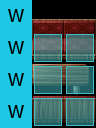

A level layout from a 2D game, rendered from its tile map. Below: a short description, then the map file with tile-grid data replaced by summaries:
An orthogonal 3x4 tile map with 32x32 px tiles, 3 tile layers (statics, constraints, collision), 6 tilesets.

<map version="1.0" orientation="orthogonal" width="3" height="4" tilewidth="32" tileheight="32">
 <tileset firstgid="1" name="furniture-modern" tilewidth="32" tileheight="32">
  <image source="../maps/graphics/tiles/furniture-modern.png" width="512" height="512" />
 </tileset>
 <tileset firstgid="257" name="furniture-placement" tilewidth="32" tileheight="32">
  <image source="../maps/graphics/tiles/furniture-placement.png" width="64" height="64" />
  <tile id="2">
   <properties>
    <property name="constraint" value="ground" />
   </properties>
  </tile>
  <tile id="3">
   <properties>
    <property name="constraint" value="wall" />
   </properties>
  </tile>
 </tileset>
 <tileset firstgid="261" name="collision" tilewidth="32" tileheight="32">
  <image source="../maps/graphics/tiles/collision.png" width="64" height="64" />
  <tile id="0">
   <properties>
    <property name="collision" value="short" />
   </properties>
  </tile>
 </tileset>
 <tileset firstgid="265" name="furniture-lab" tilewidth="32" tileheight="32">
  <image source="../maps/graphics/tiles/furniture-lab.png" width="512" height="512" />
 </tileset>
 <tileset firstgid="521" name="future-obj3" tilewidth="32" tileheight="32">
  <image source="../image-atlases/future-obj3.png" width="512" height="512" />
 </tileset>
 <tileset firstgid="777" name="future-obj4" tilewidth="32" tileheight="32">
  <image source="../image-atlases/future-obj4.png" width="512" height="512" />
 </tileset>
 <layer name="statics" width="3" height="4">
  <data>[12 cells, 8 non-empty, 8 distinct tile ids]</data>
 </layer>
 <layer name="constraints" width="3" height="4">
  <data>[12 cells, 4 non-empty, 1 distinct tile ids]</data>
 </layer>
 <layer name="collision" width="3" height="4">
  <data>[12 cells, 6 non-empty, 1 distinct tile ids]</data>
 </layer>
</map>
